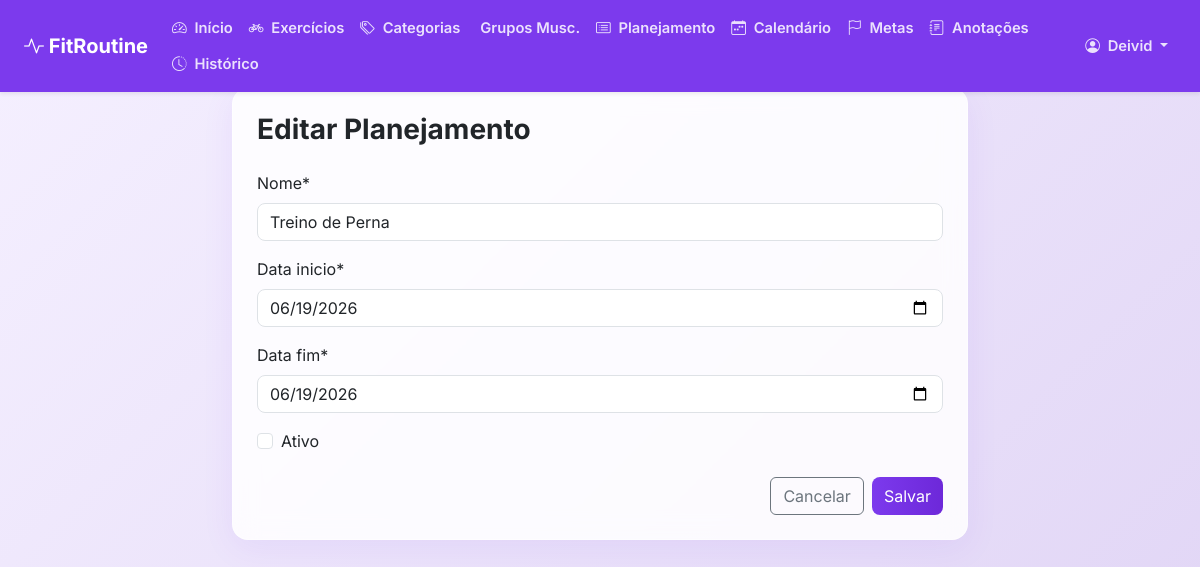
/planejamento/3/editar/ (signed in), run on the app's committed database.
### core/models.py (models this page shows, shortened)
class PlanejamentoSemanal(models.Model):
    usuario = models.ForeignKey(User, on_delete=models.CASCADE)
    nome = models.CharField(max_length=200)
    data_inicio = models.DateField()
    data_fim = models.DateField()
    ativo = models.BooleanField(default=True)
    criado_em = models.DateTimeField(auto_now_add=True)

### core/views.py (the view)
# urls.py: path('planejamento/<int:pk>/editar/', views.planejamento_update, name='planejamento_update'),
@login_required
def planejamento_update(request, pk):
    plan = get_object_or_404(PlanejamentoSemanal, pk=pk, usuario=request.user)
    if request.method == 'POST':
        form = PlanejamentoSemanalForm(request.POST, instance=plan)
        if form.is_valid():
            plan = form.save(commit=False)
            if plan.ativo:
                PlanejamentoSemanal.objects.filter(usuario=request.user).exclude(pk=plan.pk).update(ativo=False)
            plan.save()
            messages.success(request, 'Planejamento atualizado com sucesso!')
            return redirect('planejamento_detail', pk=plan.pk)
    else:
        form = PlanejamentoSemanalForm(instance=plan)
    return render(request, 'core/planejamento_form.html', {'form': form, 'title': 'Editar Planejamento'})

### core/forms.py
class PlanejamentoSemanalForm(forms.ModelForm):
    class Meta:
        model = PlanejamentoSemanal
        fields = ['nome', 'data_inicio', 'data_fim', 'ativo']
        widgets = {
            'data_inicio': forms.DateInput(attrs={'type': 'date'}),
            'data_fim': forms.DateInput(attrs={'type': 'date'}),
        }

### core/templates/core/planejamento_form.html (shortened to what this page needs)
{% extends 'core/base.html' %}
{% block content %}
<div class="row justify-content-center">
    <div class="col-md-8">
        <div class="card p-4">
            <h3 class="fw-bold mb-4">{{ title }}</h3>
            <form method="post">
                {% load crispy_forms_tags %}
                {{ form|crispy }}
                <div class="d-flex justify-content-end gap-2 mt-4">
                    <a href="{% url 'planejamentos' %}" class="btn btn-outline-secondary">Cancelar</a>
                    <button type="submit" class="btn btn-primary">Salvar</button>
                </div>
            </form>
        </div>
    </div>
</div>
{% endblock %}

### core/templates/core/base.html (shortened to what this page needs)
<!DOCTYPE html>
<html lang="pt-BR">
<head>
    <link href="https://cdn.jsdelivr.net/npm/bootstrap@5.3.0/dist/css/bootstrap.min.css" rel="stylesheet">
    <link rel="stylesheet" href="https://cdn.jsdelivr.net/npm/bootstrap-icons@1.10.5/font/bootstrap-icons.css">
    {% load static %}
    <link rel="stylesheet" href="{% static 'css/style.css' %}">
</head>
<body>
<nav class="navbar navbar-expand-lg navbar-dark shadow-sm fixed-top" id="mainNavbar">
  <div class="container-fluid px-3 px-lg-4">
    <a class="navbar-brand fw-bold" href="{% url 'home' %}">
        <i class="bi bi-activity"></i> FitRoutine
    </a>
    <div class="collapse navbar-collapse" id="navbarNav">
      {% if user.is_authenticated %}
      <ul class="navbar-nav flex-wrap">
        <li class="nav-item">
          <a class="nav-link {% if request.resolver_match.url_name == 'dashboard' %}active{% endif %}" href="{% url 'dashboard' %}">
            <i class="bi bi-speedometer2"></i> Início
          </a>
        </li>
        <li class="nav-item">
          <a class="nav-link {% if request.resolver_match.url_name == 'exercicios' %}active{% endif %}" href="{% url 'exercicios' %}">
            <i class="bi bi-bicycle"></i> Exercícios
          </a>
        </li>
        <li class="nav-item">
          <a class="nav-link {% if request.resolver_match.url_name == 'categorias' %}active{% endif %}" href="{% url 'categorias' %}">
            <i class="bi bi-tags"></i> Categorias
          </a>
        </li>
        <li class="nav-item">
          <a class="nav-link {% if request.resolver_match.url_name == 'grupos' %}active{% endif %}" href="{% url 'grupos' %}">
             Grupos Musc.
          </a>
        </li>
        <li class="nav-item">
          <a class="nav-link {% if request.resolver_match.url_name == 'planejamentos' or request.resolver_match.url_name == 'planejamento_detail' %}active{% endif %}" href="{% url 'planejamentos' %}">
            <i class="bi bi-card-list"></i> Planejamento
          </a>
        </li>
        <li class="nav-item">
          <a class="nav-link {% if request.resolver_match.url_name == 'calendario' %}active{% endif %}" href="{% url 'calendario' %}">
            <i class="bi bi-calendar-week"></i> Calendário
          </a>
        </li>
        <li class="nav-item">
          <a class="nav-link {% if request.resolver_match.url_name == 'metas' %}active{% endif %}" href="{% url 'metas' %}">
            <i class="bi bi-flag"></i> Metas
          </a>
        </li>
        <li class="nav-item">
          <a class="nav-link {% if request.resolver_match.url_name == 'anotacoes' %}active{% endif %}" href="{% url 'anotacoes' %}">
            <i class="bi bi-journal-text"></i> Anotações
          </a>
        </li>
        <li class="nav-item">
          <a class="nav-link {% if request.resolver_match.url_name == 'historico' %}active{% endif %}" href="{% url 'historico' %}">
            <i class="bi bi-clock-history"></i> Histórico
          </a>
        </li>
      </ul>
      <ul class="navbar-nav ms-auto flex-wrap align-items-lg-center">
        <li class="nav-item dropdown">
            <a class="nav-link dropdown-toggle" href="#" id="navbarUser" role="button" data-bs-toggle="dropdown" aria-expanded="false">
                <i class="bi bi-person-circle"></i> {{ user.first_name|default:user.username }}
            </a>
        </li>
      </ul>
      {% endif %}
    </div>
  </div>
</nav>
<div class="container pb-5" id="mainContent">
    {% block content %}
    {% endblock %}
</div>
</body>
</html>

### static/css/style.css (style rules this page uses)
:root { --primary: #7C3AED; --primary-hover: #6D28D9; --secondary: #C084FC; --accent: #EC4899; --bg-main: #FFFFFF; --bg-subtle: #F5F0FF; --text-main: #1A1A2E; --text-sec: #6B7280; --success: #10B981; --pending: #F59E0B; }
body { font-family: 'Inter', sans-serif; background: linear-gradient(135deg, var(--bg-subtle) 0%, #E0D4F5 100%); color: var(--text-main); min-height: 100vh; }
.navbar { background-color: var(--primary) !important; padding-top: 0.6rem; padding-bottom: 0.6rem; }
.navbar-brand, .nav-link { color: rgba(255, 255, 255, 0.85) !important; }
.navbar-brand { color: #FFFFFF !important; }
.navbar .nav-link { font-size: 0.92rem; font-weight: 600; padding: 0.45rem 0.65rem; border-radius: 8px; white-space: nowrap; }
.navbar .nav-link i { margin-right: 0.25rem; }
#mainContent { padding-top: 5.5rem; }
.btn-primary { background: linear-gradient(90deg, var(--primary) 0%, var(--primary-hover) 100%); border: none; border-radius: 8px; color: white; transition: all 0.3s ease; }
.card { border: 1px solid rgba(255, 255, 255, 0.4); border-radius: 16px; background: rgba(255, 255, 255, 0.85); backdrop-filter: blur(12px); -webkit-backdrop-filter: blur(12px); box-shadow: 0 8px 32px rgba(124, 58, 237, 0.08); transition: all 0.3s cubic-bezier(0.25, 0.8, 0.25, 1); animation: fadeIn 0.6s ease-out; }
.form-control, .form-select { border-radius: 8px; }

### data on the page
PlanejamentoSemanal: nome "Treino de Perna", data_inicio "06/19/2026", data_fim "06/19/2026"

### other printed values
{{ user.first_name|default:user.username }} "Deivid"
{{ title }} "Editar Planejamento"
